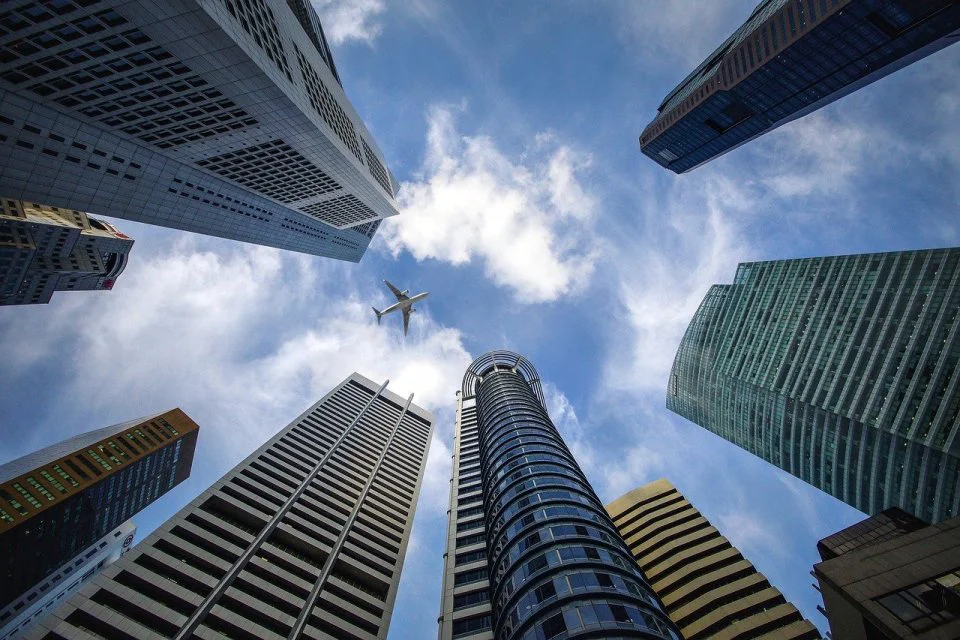
#> input picture image.png, 960 x 640 px, found by its file name
$ jupyter execute Segmentasi_Citra_Berbasis_Clustering.ipynb
#> lines starting #> are read from the running program, lines starting #| are printed output that depends on the picture
<a href="https://colab.research.google.com/github/robbymugiakbar/Pengolahan-Citra-v3/blob/main/Segmentasi_Citra_Berbasis_Clustering.ipynb" target="_parent"></a>

[cell 1]
import cv2
import numpy as np
from sklearn.cluster import KMeans
import matplotlib.pyplot as plt

# Membaca citra
image = cv2.imread('/content/sample_data/image.png')
#> image is the input picture: shape (640, 960, 3); mean B, G, R 125.4, 106.5, 92
image = cv2.cvtColor(image, cv2.COLOR_BGR2RGB)  # Konversi ke RGB

# Reshape citra ke dalam bentuk array 2D
pixel_values = image.reshape((-1, 3))
pixel_values = np.float32(pixel_values)

# Menentukan jumlah cluster (K)
k = 5

# Melakukan clustering dengan K-Means
kmeans = KMeans(n_clusters=k)
kmeans.fit(pixel_values)

# Mendapatkan label dan centroid
labels = kmeans.labels_
centroids = kmeans.cluster_centers_

# Mengkonversi centroid ke tipe data integer
centroids = np.uint8(centroids)

# Mengganti setiap piksel dengan nilai centroid cluster yang sesuai
segmented_image = centroids[labels.flatten()]

# Reshape kembali ke bentuk citra asli
segmented_image = segmented_image.reshape(image.shape)

# Menampilkan citra asli dan citra hasil segmentasi
plt.figure(figsize=(22, 17))
plt.subplot(1, 2, 1)
plt.title('Citra Asli')
plt.imshow(image)
plt.axis('off')

plt.subplot(1, 2, 2)
plt.title(f'Segmentasi Citra (K={k})')
plt.imshow(segmented_image)
plt.axis('off')

plt.show()
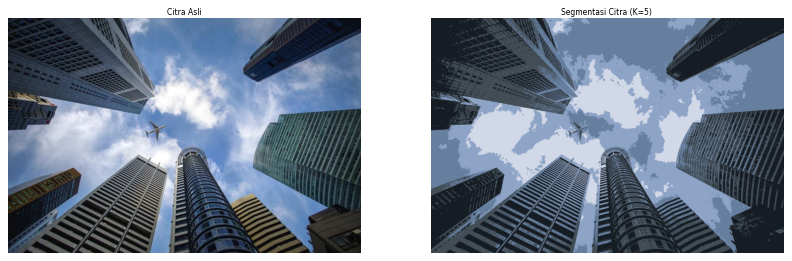
#> figure drawn by matplotlib, 2 panels
